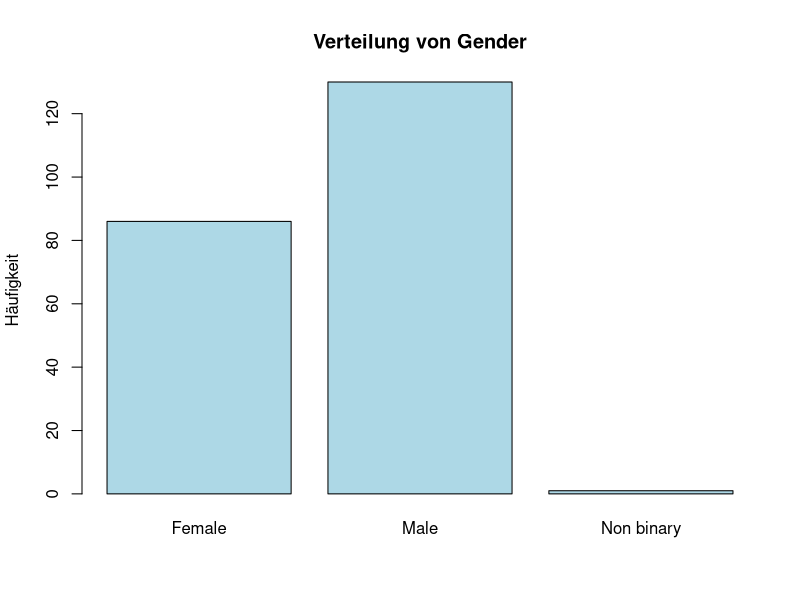
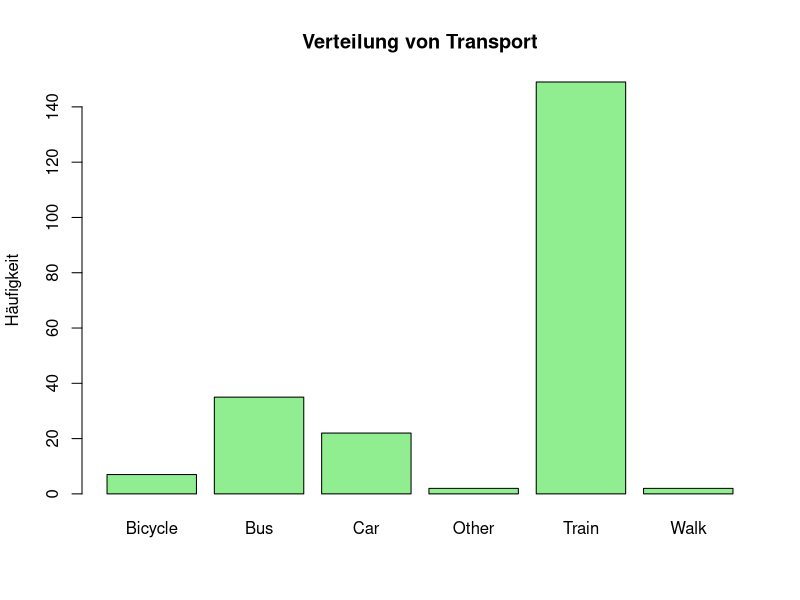
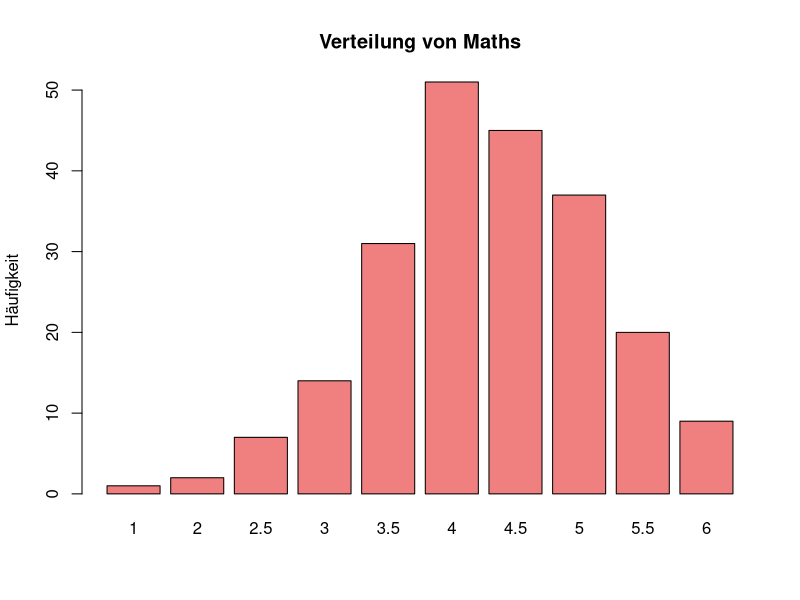
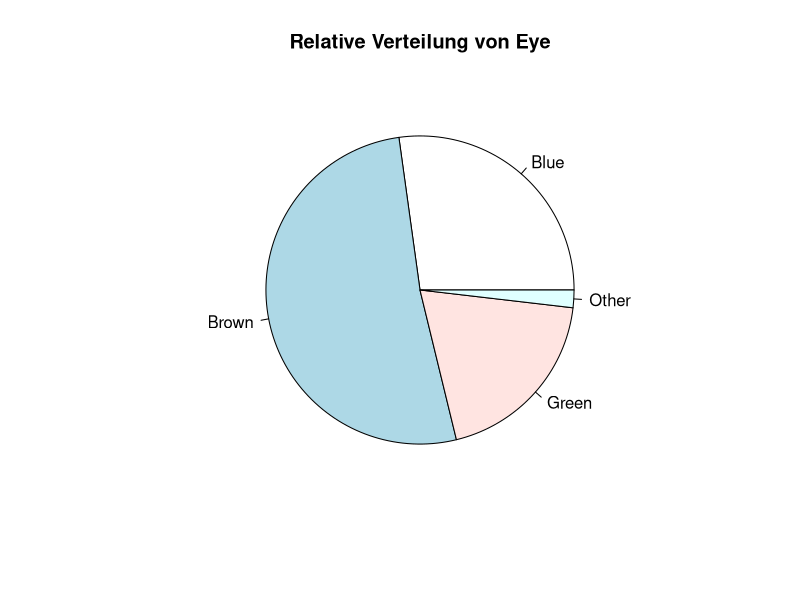
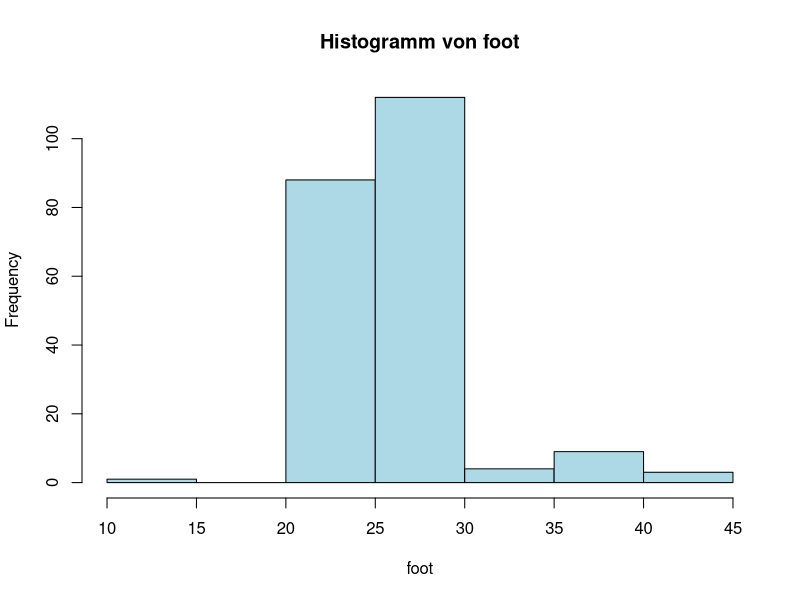
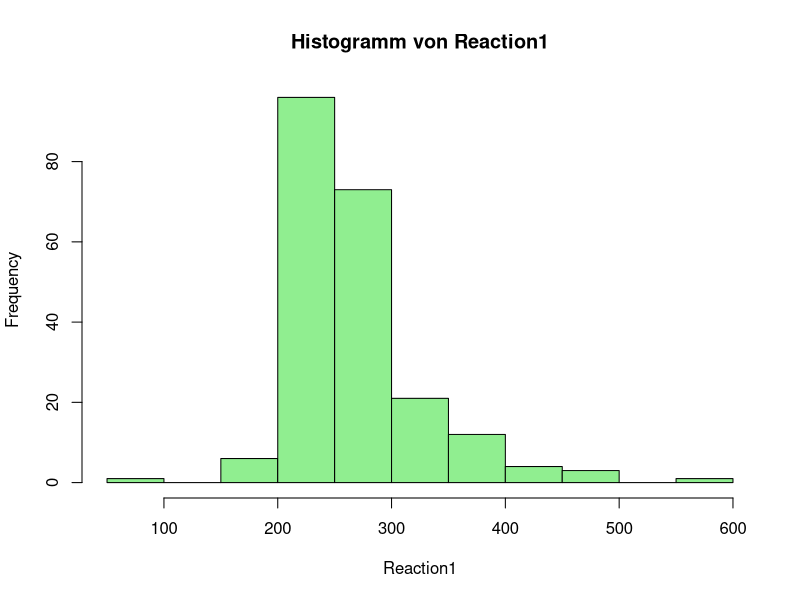
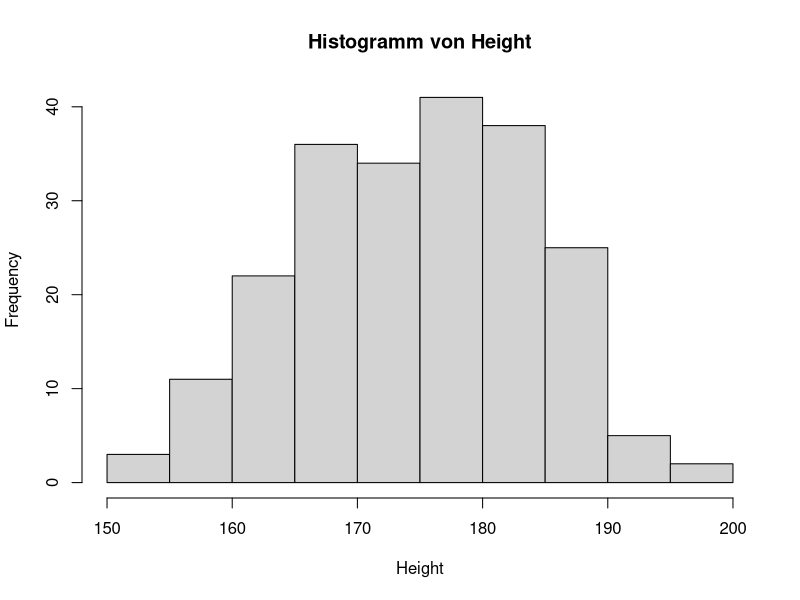
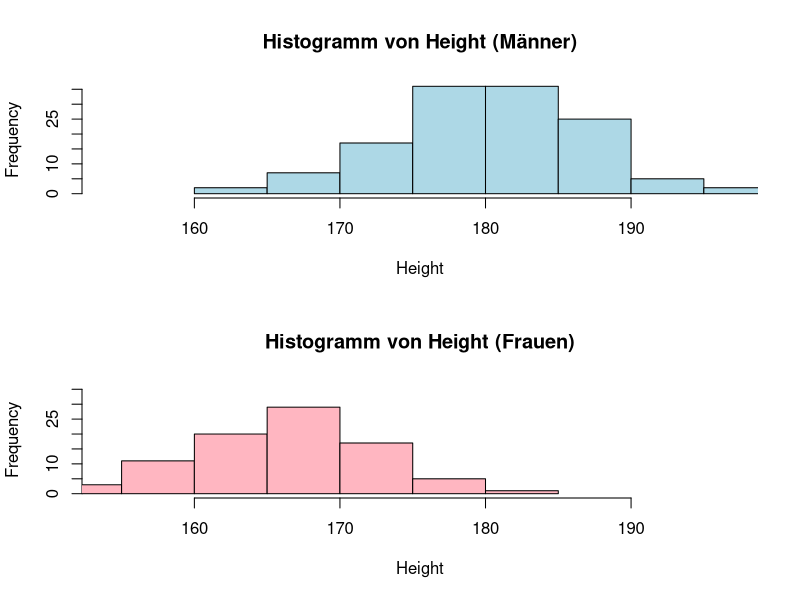

Here is the R script that generated these plots, in order:
## ---- chunk 1
   library(readxl)
   data <- read_excel("../data/WDDA_02.xlsx", sheet = "BFH")
## ---- chunk 2
   data$transport |> table() |> print()
## ---- chunk 3
   library(readxl)
   data <- read_excel("../data/WDDA_02.xlsx", sheet = "BFH")
## ---- chunk 4
gender_freq <- data$gender |> table()
transport_freq <- data$transport |> table()
maths_freq <- data$maths |> table()
## ---- chunk 5
# Balkendiagramm für gender
barplot(gender_freq,
        main = "Verteilung von Gender",
        col = "lightblue",
        ylab = "Häufigkeit")

# Balkendiagramm für transport
barplot(transport_freq,
        main = "Verteilung von Transport",
        col = "lightgreen",
        ylab = "Häufigkeit")

# Balkendiagramm für maths
barplot(maths_freq,
        main = "Verteilung von Maths",
        col = "lightcoral",
        ylab = "Häufigkeit")
## ---- chunk 6
library(readxl)
data <- read_excel("../data/WDDA_02.xlsx", sheet = "BFH")

eye_rel <- data$eye |> table() |> prop.table()
## ---- chunk 7
pie(eye_rel, main = "Relative Verteilung von Eye")
## ---- chunk 8
bins <- seq(155, 185, by = 5)
## ---- chunk 9
height_bins <- data$height |> cut(breaks = bins, right = TRUE)
## ---- chunk 10
height_freq <- table(height_bins)
print(height_freq)
## ---- chunk 11
height_cum <- height_freq |> cumsum()
print(height_cum)
## ---- chunk 12
library(readxl)
data <- read_excel("../data/WDDA_02.xlsx", sheet = "BFH")

# Convert foot to numeric if it's not already
foot_numeric <- as.numeric(data$foot)
hist(foot_numeric, main = "Histogramm von foot", xlab = "foot", col = "lightblue")
## ---- chunk 13
# Convert reaction1 to numeric if it's not already
reaction1_numeric <- as.numeric(data$reaction1)
hist(reaction1_numeric, main = "Histogramm von Reaction1", xlab = "Reaction1", col = "lightgreen")
## ---- chunk 14
library(readxl)
data <- read_excel("../data/WDDA_02.xlsx", sheet = "BFH")

hist(data$height, main = "Histogramm von Height", xlab = "Height", col = "lightgrey")
## ---- chunk 15
height_m <- data$height[data$gender == "Male"]
height_f <- data$height[data$gender == "Female"]
## ---- chunk 16
x_range <- range(data$height)
y_max <- max(hist(height_m, plot = FALSE)$counts, hist(height_f, plot = FALSE)$counts)

par(mfrow = c(2, 1))
hist(height_m, main = "Histogramm von Height (Männer)", xlab = "Height", 
     xlim = x_range, ylim = c(0, y_max), col = "lightblue")
hist(height_f, main = "Histogramm von Height (Frauen)", xlab = "Height", 
     xlim = x_range, ylim = c(0, y_max), col = "lightpink")
par(mfrow = c(1, 1))
## ---- chunk 17
library(readxl)
data <- read_excel("../data/WDDA_02.xlsx", sheet = "BFH")

# Convert hair to numeric if needed
hair_numeric <- as.numeric(data$hair)
hist(hair_numeric, main = "Histogramm von Hair", xlab = "Hair", col = "lightgrey")
## ---- chunk 18
# Convert hair values by gender to numeric
hair_m <- as.numeric(data$hair[data$gender == "Male"])
hair_f <- as.numeric(data$hair[data$gender == "Female"])
## ---- chunk 19
x_range_hair <- range(c(hair_m, hair_f), na.rm = TRUE)

# Create histograms with appropriate breaks
hist_m <- hist(hair_m, plot = FALSE)
hist_f <- hist(hair_f, plot = FALSE)
y_max_hair <- max(hist_m$counts, hist_f$counts)

par(mfrow = c(2, 1))
hist(hair_m, main = "Histogramm von Hair (Männer)", xlab = "Hair", 
     ylim = c(0, y_max_hair), col = "lightblue")
hist(hair_f, main = "Histogramm von Hair (Frauen)", xlab = "Hair", 
     ylim = c(0, y_max_hair), col = "lightpink")
par(mfrow = c(1, 1))
## ---- chunk 20
library(readxl)
data <- read_excel("../data/WDDA_02.xlsx", sheet = "BFH")

# Convert cash to numeric if needed and handle NA values
cash_numeric <- as.numeric(data$cash)
cash_numeric <- cash_numeric[!is.na(cash_numeric)]

# Use breaks that work with the data range
hist(cash_numeric, 
     main = "Histogramm von Cash", 
     xlab = "Cash", 
     col = "lightgrey",
     breaks = "Sturges")  # Using Sturges algorithm for breaks
## ---- chunk 21
library(readxl)
data <- read_excel("../data/WDDA_02.xlsx", sheet = "BFH")

Hoehe.m <- data$height[data$gender == "Male"]
Hoehe.f <- data$height[data$gender == "Female"]
## ---- chunk 22
min_m <- Hoehe.m |> min()
## ---- chunk 23
count_f <- (Hoehe.f > min_m) |> sum()
print(count_f)
## ---- chunk 24
library(readxl)
data <- read_excel("../data/WDDA_02.xlsx", sheet = "BFH")

foot.m <- data$foot[data$gender == "Male"]
foot.f <- data$foot[data$gender == "Female"]
## ---- chunk 25
suitable <- data |> 
  subset((gender == "Male" & height >= 173) | (gender == "Female" & height >= 163)) |>
  {\(df) df$height}()

count_suitable <- suitable |> length()
print(count_suitable)
## ---- chunk 26
library(readxl)
library(lubridate)

data <- read_excel("../data/WDDA_02.xlsx", sheet = "BFH")
## ---- chunk 27
months <- data$dob |> month()
## ---- chunk 28
count_april <- (months == 4) |> sum()
print(count_april)
## ---- chunk 29
library(readxl)
data <- read_excel("../data/WDDA_02.xlsx", sheet = "BFH")

kontingenz <- data |> with(table(gender, eye))
print(kontingenz)
## ---- chunk 30
library(readxl)
data <- read_excel("../data/WDDA_02.xlsx", sheet = "BFH")

plot(data$height, data$hair, main = "Scatterplot: Height vs. Hair", 
     xlab = "Height", ylab = "Hair")
## ---- chunk 31
plot(data$height, data$foot, main = "Scatterplot: Height vs. Foot", 
     xlab = "Height", ylab = "Foot")
## ---- chunk 32
plot(data$height, data$reaction1, main = "Scatterplot: Height vs. Reaction1", 
     xlab = "Height", ylab = "Reaction1")
## ---- chunk 33
# Daten für Männer:
# Zeilen: Handicap unter 15 und Handicap 15 und mehr
# Spalten: "Zu schnell" und "Ok"
golfer_maennlich <- matrix(c(10, 40, 25, 25), nrow = 2, byrow = TRUE)
colnames(golfer_maennlich) <- c("Zu schnell", "Ok")
rownames(golfer_maennlich) <- c("Handicap < 15", "Handicap $\\geq$ 15")

# Daten für Frauen:
golfer_weiblich <- matrix(c(1, 9, 39, 51), nrow = 2, byrow = TRUE)
colnames(golfer_weiblich) <- c("Zu schnell", "Ok")
rownames(golfer_weiblich) <- c("Handicap < 15", "Handicap $\\geq$ 15")
## ---- chunk 34
total_maennlich <- sum(golfer_maennlich)
total_weiblich <- sum(golfer_weiblich)
perc_maennlich <- round(golfer_maennlich / total_maennlich * 100, 1)
perc_weiblich <- round(golfer_weiblich / total_weiblich * 100, 1)
print(perc_maennlich)
print(perc_weiblich)
